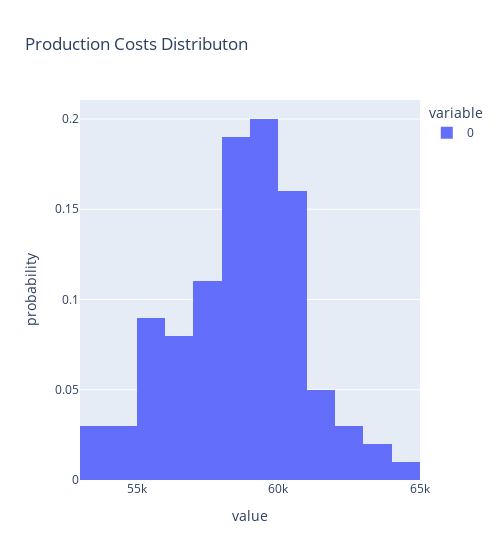

Source (notebook cell):
### Code cell
# plot production costs distribution
px.histogram(production_costs, 
             histnorm = 'probability',
             width = 500,
             title="Production Costs Distributon")

### Figure 1 — Plotly figure (JSON) as saved in the notebook; plotly's stock layout.template omitted (floating-point values rounded to 4 significant figures)
{"data": [{"alignmentgroup": "True", "bingroup": "x", "histnorm": "probability", "hovertemplate": "variable=0<br>value=%{x}<br>probability=%{y}<extra></extra>", "legendgroup": "0", "marker": {"color": "#636efa", "pattern": {"shape": ""}}, "name": "0", "offsetgroup": "0", "orientation": "v", "showlegend": true, "type": "histogram", "x": [56410.0, 59100.0, 53860.0, 58230.0, 59260.0, 53480.0, 54670.0, 55040.0, 56360.0, 59770.0, 60710.0, 56060.0, 57840.0, 58330.0, 62690.0, 58730.0, 59530.0, 57020.0, 59040.0, 58380.0, 58210.0, 57800.0, 58540.0, 58520.0, 62510.0, 60550.0, 60960.0, 55210.0, 55230.0, 58160.0, 60540.0, 60060.0, 59440.0, 56390.0, 54250.0, 61200.0, 60110.0, 58080.0, 54840.0, 60750.0, 55100.0, 60510.0, 63270.0, 63400.0, 57270.0, 55450.0, 58410.0, 60740.0, 59450.0, 57110.0, 58680.0, 59630.0, 59630.0, 59450.0, 60490.0, 57850.0, 55620.0, 59960.0, 58560.0, 59450.0, 56920.0, 61160.0, 55890.0, 61500.0, 60390.0, 57890.0, 56410.0, 58730.0, 56470.0, 61950.0, 53750.0, 59170.0, 59560.0, 60100.0, 57560.0, 56500.0, 59860.0, 57560.0, 61210.0, 58310.0, 60280.0, 58370.0, 59800.0, 58630.0, 59990.0, 59880.0, 62180.0, 60590.0, 58180.0, 55530.0, 59540.0, 57210.0, 60020.0, 57800.0, 58140.0, 58780.0, 64270.0, 59340.0, 55640.0, 60400.0], "xaxis": "x", "yaxis": "y"}], "layout": {"barmode": "relative", "legend": {"title": {"text": "variable"}, "tracegroupgap": 0}, "title": {"text": "Production Costs Distributon"}, "width": 500, "xaxis": {"anchor": "y", "domain": [0, 1], "title": {"text": "value"}}, "yaxis": {"anchor": "x", "domain": [0, 1], "title": {"text": "probability"}}}}
